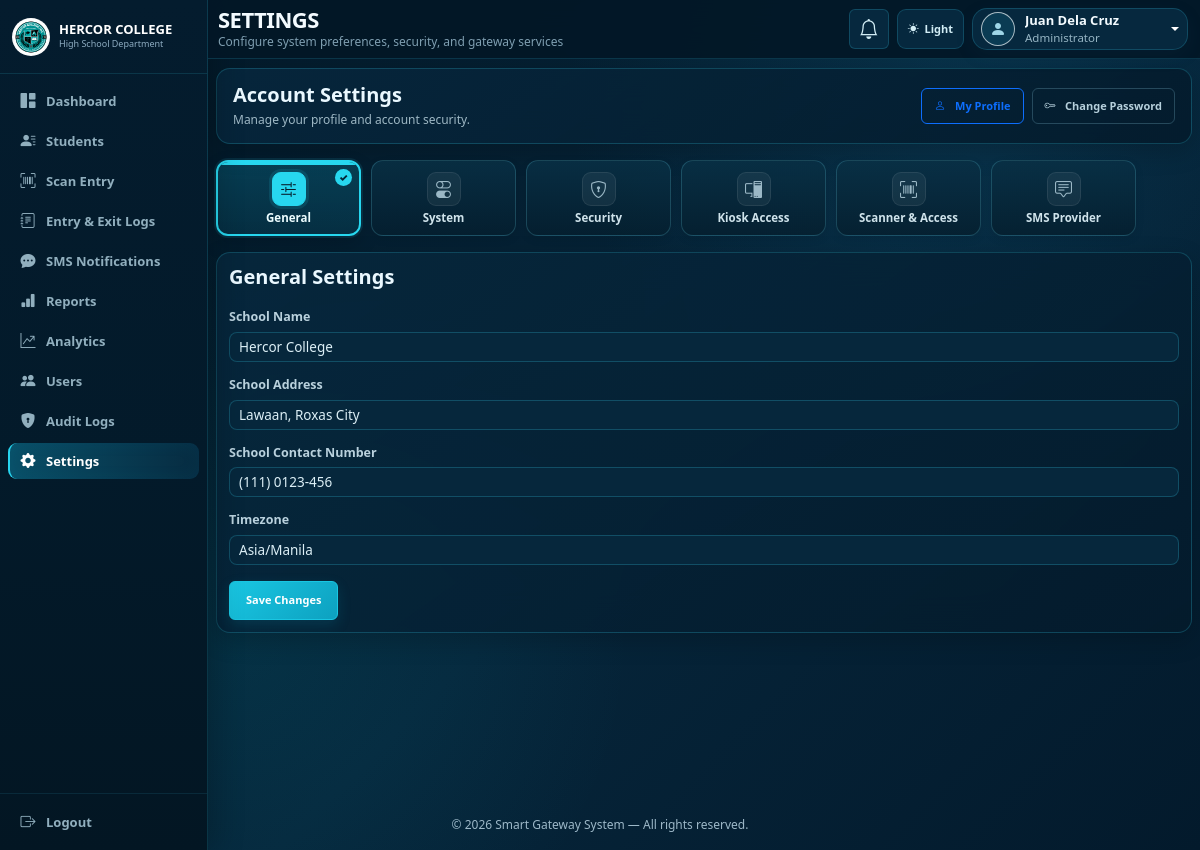
Screenshot of /admin/settings.php (signed in) with the database file from the repository.
### tables this page shows
CREATE TABLE settings (
    id INT AUTO_INCREMENT PRIMARY KEY,
    setting_key VARCHAR(100) NOT NULL UNIQUE,
    setting_value TEXT DEFAULT NULL
);

### database/config.php (called while the page is built, shortened)
<?php
function e($value) {
    return htmlspecialchars((string) $value, ENT_QUOTES, 'UTF-8');
}
function get_setting(PDO $pdo, string $key, $default = null) {
    $stmt = $pdo->prepare("SELECT setting_value FROM settings WHERE setting_key = ? LIMIT 1");
    $stmt->execute([$key]);
    $row = $stmt->fetch();
    return $row ? $row['setting_value'] : $default;
}

### admin/settings.php (the view, shortened to what this page needs)
<?php
require_once __DIR__ . '/../database/config.php';
$get = fn($k, $d = '') => get_setting($pdo, $k, $d);
require_once __DIR__ . '/../includes/header.php';
?>
<?php require_once __DIR__ . '/../includes/sidebar.php'; ?>
<div class="sg-content">
    <?php require_once __DIR__ . '/../includes/navbar.php'; ?>
    <main class="sg-main sg-settings-page">
        <div class="sg-card mb-3 sg-account-shortcuts">
            <div class="d-flex justify-content-between align-items-center flex-wrap gap-2">
                <div>
                    <h5 class="fw-bold mb-1">Account Settings</h5>
                    <p class="text-muted small mb-0">Manage your profile and account security.</p>
                </div>
                <div class="d-flex flex-wrap gap-2">
                    <a href="<?= APP_URL ?>/admin/profile.php" class="btn btn-outline-primary"><i class="bi bi-person me-1"></i>My Profile</a>
                    <a href="<?= APP_URL ?>/admin/change_password.php" class="btn btn-outline-secondary"><i class="bi bi-key me-1"></i>Change Password</a>
                </div>
            </div>
        </div>
        <div class="sg-settings-category-nav" role="navigation" aria-label="Settings categories">
            <button type="button" class="sg-settings-category-btn" data-settings-target="general"><i class="bi bi-sliders2"></i><span>General</span></button>
            <button type="button" class="sg-settings-category-btn" data-settings-target="system"><i class="bi bi-toggles"></i><span>System</span></button>
            <button type="button" class="sg-settings-category-btn" data-settings-target="security"><i class="bi bi-shield-lock"></i><span>Security</span></button>
            <button type="button" class="sg-settings-category-btn" data-settings-target="kiosk-access"><i class="bi bi-pc-display"></i><span>Kiosk Access</span></button>
            <button type="button" class="sg-settings-category-btn" data-settings-target="scanner"><i class="bi bi-upc-scan"></i><span>Scanner &amp; Access</span></button>
            <button type="button" class="sg-settings-category-btn" data-settings-target="sms"><i class="bi bi-chat-square-text"></i><span>SMS Provider</span></button>
        </div>
        <div class="sg-settings-panels">
        <section class="sg-settings-panel" data-settings-category="general" aria-label="General settings">
                <div class="sg-card sg-general-settings">
                    <h5 class="fw-bold mb-3">General Settings</h5>
                    <form method="POST">
                        <div class="mb-3">
                            <label class="form-label">School Name</label>
                            <input type="text" name="school_name" class="form-control" value="<?= e($get('school_name')) ?>">
                        </div>
                        <div class="mb-3">
                            <label class="form-label">School Address</label>
                            <input type="text" name="school_address" class="form-control" value="<?= e($get('school_address')) ?>">
                        </div>
                        <div class="mb-3">
                            <label class="form-label">School Contact Number</label>
                            <input type="text" name="school_contact" class="form-control" value="<?= e($get('school_contact')) ?>">
                        </div>
                        <div class="mb-3">
                            <label class="form-label">Timezone</label>
                            <select name="timezone" class="form-select">
                                <?php foreach (['Asia/Manila','UTC','Asia/Singapore','Asia/Hong_Kong'] as $tz): ?>
                                    <option value="<?= e($tz) ?>" <?= $get('timezone') === $tz ? 'selected' : '' ?>><?= e($tz) ?></option>
                                <?php endforeach; ?>
                            </select>
                        </div>
                        <button type="submit" class="btn btn-sg-primary">Save Changes</button>
                    </form>
                </div>
        </section>
            </div>
        </div>
<?php require_once __DIR__ . '/../includes/footer.php'; ?>

### rows the page displays
settings: school_name "Hercor College"
settings: school_address "Lawaan, Roxas City"
settings: school_contact "(111) 0123-456"

### other values shown
$pageHeading "SETTINGS"
$pageSubheading "Configure system preferences, security, and gateway services"
$userFullname "Juan Dela Cruz"
$userRole "Administrator"
form field timezone "Asia/Manila"
